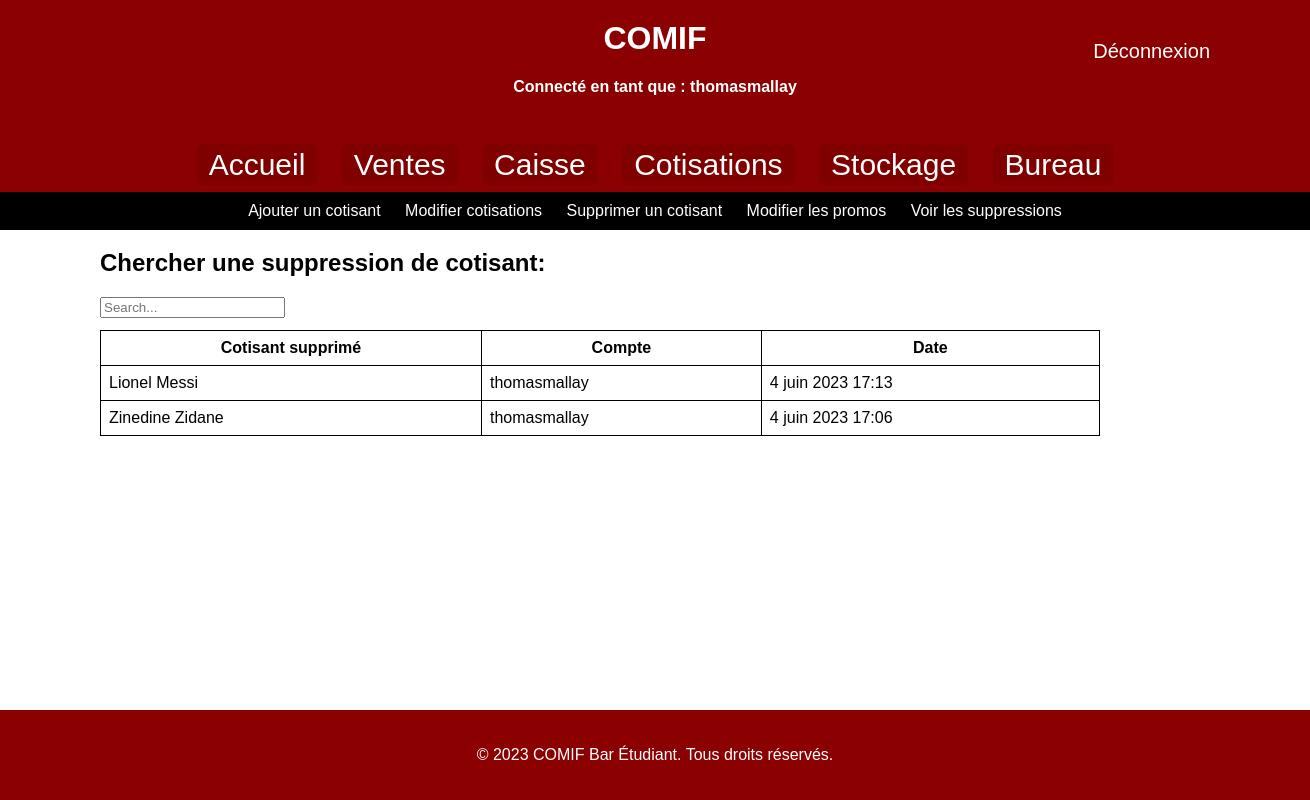
/voirsupcot/ (signed in), run on the app's committed database.
### AppCotisants/models.py (models this page shows)
class SupCot(models.Model):
    client = models.CharField(max_length=50)
    compte_serveur = models.CharField(max_length=30)
    date_suppression = models.DateTimeField(auto_now_add=True)

### AppCotisants/views.py (the view)
# urls.py: path('voirsupcot/', views2.voirsupcot),
@login_required
def voirsupcot(request):
    return render(request, 'voirsupcot.html',{'dataSupCot':SupCot.objects.order_by('-date_suppression').all(),'username': request.user.username})

### templates/voirsupcot.html (shortened to what this page needs)
<!DOCTYPE html>
<html>
<head>
    {% load static %}
</head>
<body>
<header>
    <h1>COMIF</h1>
    <h4 style="color: white;">Connecté en tant que : {{ username }}</h4>
    <a href="{% url 'logout' %}" style="font-size: 20px; position: absolute; top: 40px; right: 100px;
     color: white; text-decoration: none;">Déconnexion</a>
</header>
  <nav>
    <a href="/welcome">Accueil</a>
    <a href="/ajtvente">Ventes</a>
    <a href="/gstsoldes">Caisse</a>
    <a href="/ajtcotisants">Cotisations</a>
    <a href="/ajtproduits">Stockage</a>
    <a href="/tresorerie">Bureau</a>
  </nav>
  <div class="navbar">
    <a href="/ajtcotisants">Ajouter un cotisant</a>
    <a href="/gstcotisants">Modifier cotisations</a>
    <a href="/supcotisants">Supprimer un cotisant</a>
    <a href="/promo">Modifier les promos</a>
    <a href="/voirsupcot">Voir les suppressions</a>
  </div>
<section>
    <h2>Chercher une suppression de cotisant:</h2>
    <div class="form-group">
        <input id="search" class="form-control" type="text" placeholder="Search...">
    </div>
    <br />
    <div class="scrollable-table">
        <table width="600" border="1" style="border-collapse:collapse;">
            <thead>
            <tr>
                <th>Cotisant supprimé</th>
                <th>Compte</th>
                <th>Date</th>
            </tr>
            </thead>
            <tbody id="myTable">
            {% for s in dataSupCot %}
              <tr>
                <td>{{ s.client }}</td>
                <td>{{ s.compte_serveur }}</td>
                <td>{{ s.date_suppression }}</td>
              </tr>
            {% endfor %}
            </tbody>
        </table>
    </div>
</section>
<footer>
    <p>&copy; 2023 COMIF Bar Étudiant. Tous droits réservés.</p>
</footer>
</body>
</html>

### templates/voirsupcot.html (style rules this page uses)
body { font-family: Arial, sans-serif; margin: 0; padding: 0; background-size: cover; background-position: center; display: flex; flex-direction: column; min-height: 100vh; }
header { background-color: #8B0000; color: #fff; padding: 20px; text-align: center; }
h1 { margin: 0; }
nav { background-color: #8B0000; color: #fff; padding: 10px; text-align: center; }
nav a { color: #fff; text-decoration: none; margin: 0 10px; font-size: 30px; padding: 4px 12px; border-radius: 5px; background-color: #800000; }
.navbar { background-color: #000; color: #fff; text-align: center; padding: 10px; }
.navbar a { color: #fff; text-decoration: none; margin: 0 10px; }
section { position: absolute; top: O px; left: 100px; position: relative; margin-bottom:300px; }
footer { background-color: #8B0000; color: #fff; padding: 20px; text-align: center; margin-top: auto; }
table { border-collapse: collapse; width: 1000px; }
th, td { border: 1px solid black; padding: 8px; }
.scrollable-table { position: absolute; top: 100px; left: 0px; height: 300px; overflow-y: scroll; }

### data on the page
SupCot: client "Lionel Messi", compte_serveur "thomasmallay", date_suppression "4 juin 2023 17:13"
SupCot: client "Zinedine Zidane", compte_serveur "thomasmallay", date_suppression "4 juin 2023 17:06"

### other printed values
{{ username }} "thomasmallay"
